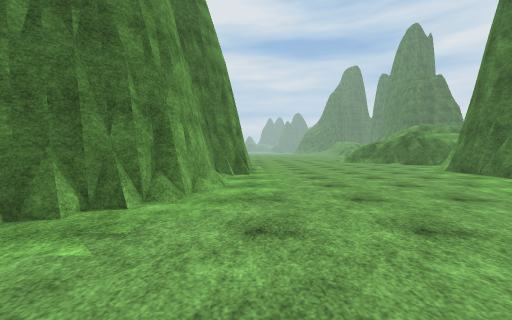
View 1 (above)

22 first-person views from a walk through a 3-D level made in the Unity game engine. The camera is 1.2 m above the floor, tilts 2° down and sees 90° across. The floor is counted in squares, 2 m on a side. Each view is taken from the middle of a square. On the plan, view 1 faces up. The plan holds only what a view shows up to about 9 squares ahead; the rest is blank. The place goes on beyond the plan. Some trees and plants on the terrain are drawn as simple stand-ins. The player is left out. Surface patterns are stand-ins for the level's own textures.

View 2
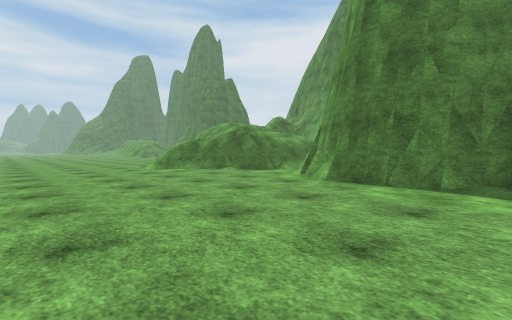

View 3
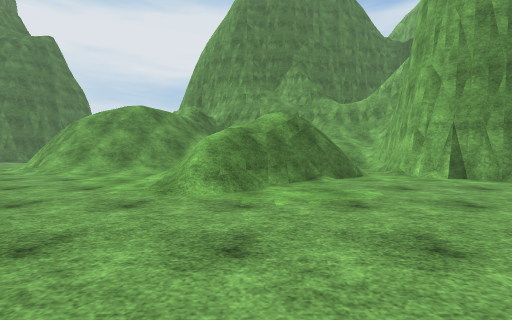

View 4
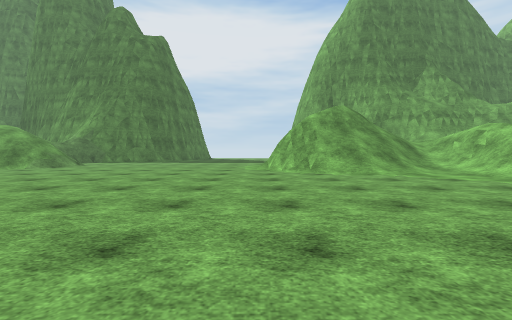

View 5
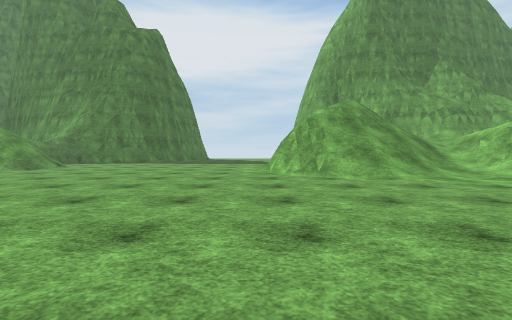

View 6
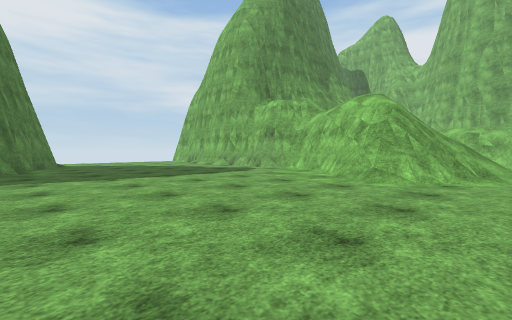

View 7
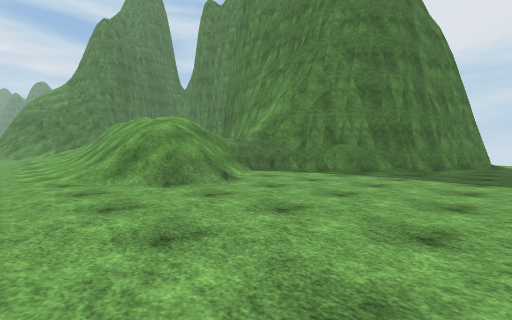

View 8
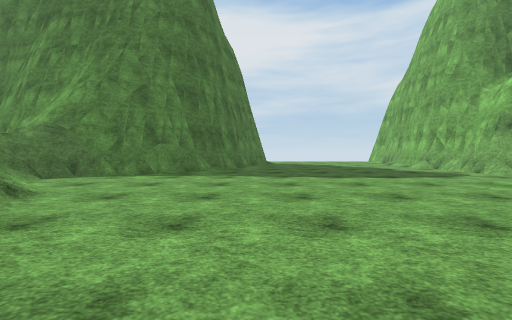

View 9
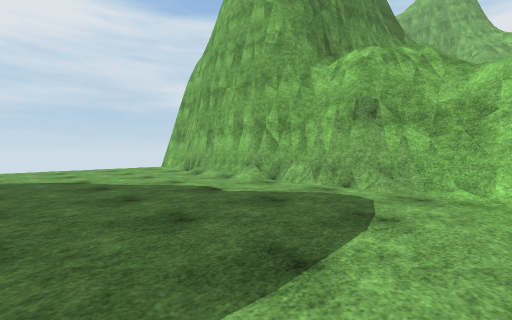

View 10
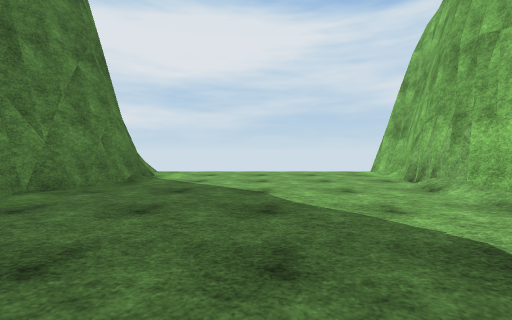

View 11
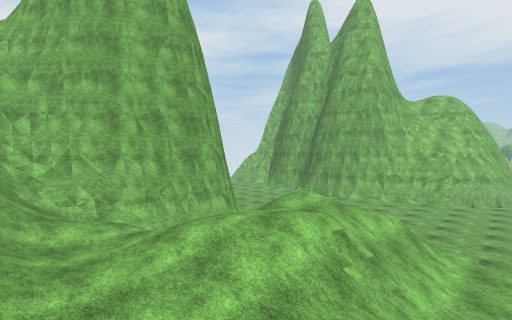

View 12
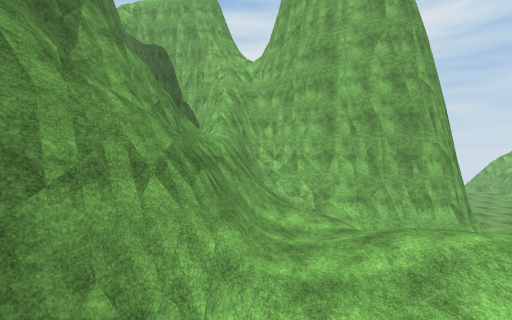

View 13
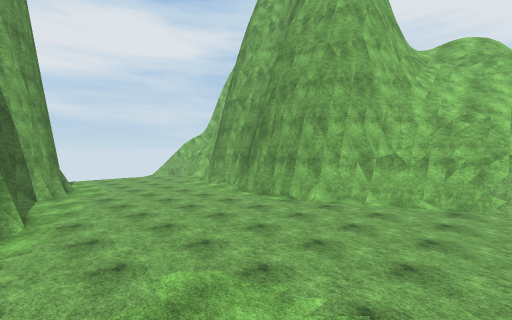

View 14
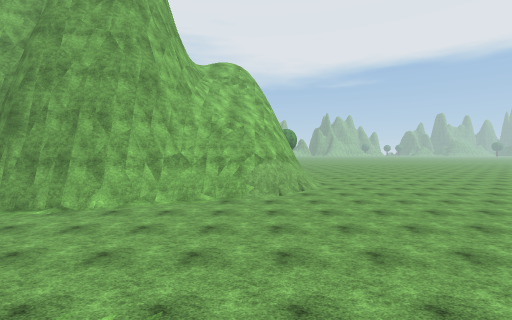

View 15
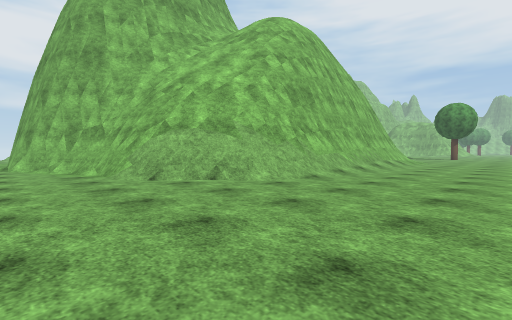

View 16
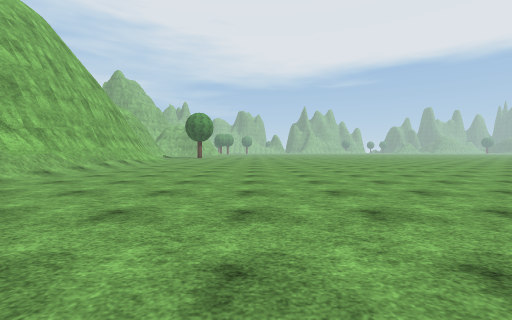

View 17
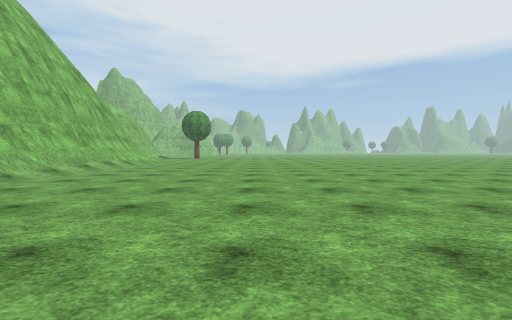

View 18
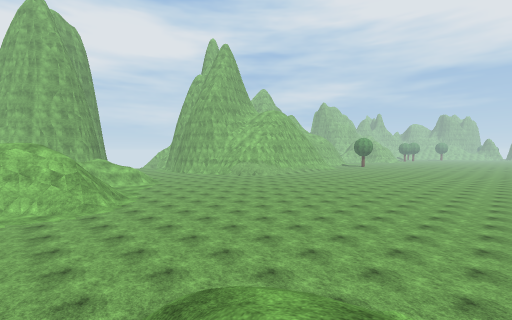

View 19
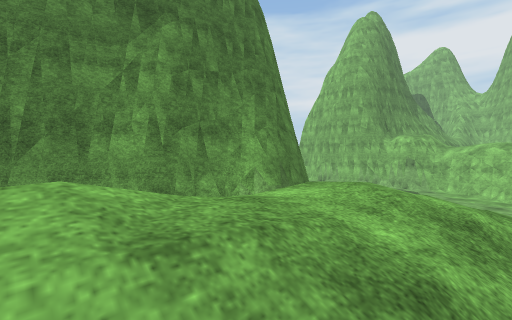

View 20
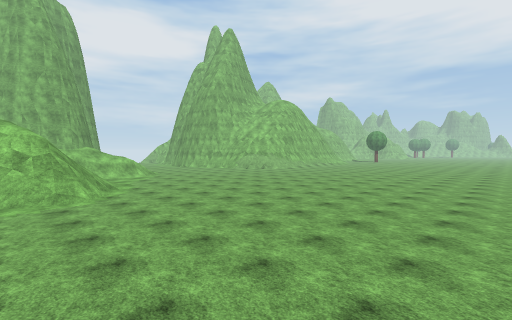

View 21
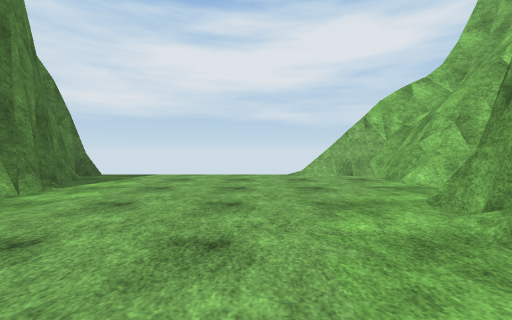

View 22
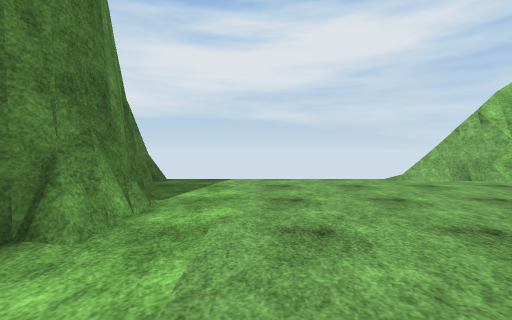

### Floor plan
Key: @ floor where view 1 was taken; # wall or solid block; . floor; / step, stairs or slope; = window, fence, low wall or low ledge; v drop or lower ground.
Columns run from 10 left of view 1 to 23 right of it. Each row starts with its distance up from view 1.
 34                   .////   v
 33                   .////   #
 32                   .////  ##
 31 ..        .........//////#
 30 ...       ........./////##
 29 ....     ...........///.##
 28 .....    ...........//...##
 27 ......    ................##
 26 .......    ................###
 25 ........    .................####
 24 .........    ....................
 23 ..........   ....................
 22 ........... .....................
 21 .......... ........./............
 20 ........... ......./##...........
 19 ..................//=###///####..
 18 ................../////###### ####
 17 //////............//// /=##
 16 #######............/// /=
 15      ###........//////  ##
 14        ##......////=////##
 13        ##....../=///////#
 12         #.......##/////=#
 11         ##.......#/  //=#
 10          #......../////=#
  9           .......####//##
  8           ......######/##
  7          #......#    ###
  6          #......#
  5          #......#
  4          #.....##
  3         ##.....#
  2         #......#
  1         #......#
  0         ##@....#
 -1          #     #

Positions as (right, up) in squares from view 1, and headings:
1: (0, 0), facing up
2: (1, 5), facing up-right
3: (1, 13), facing right
4: (1, 21), facing right
5: (2, 21), facing right
6: (8, 26), facing down-right
7: (8, 24), facing up-right
8: (8, 25), facing right
9: (13, 23), facing down-right
10: (15, 22), facing right
11: (13, 16), facing down-left
12: (13, 16), facing down
13: (6, 14), facing down-left
14: (6, 14), facing left
15: (0, 20), facing down-left
16: (0, 22), facing left
17: (-1, 22), facing left
18: (12, 31), facing down-left
19: (11, 34), facing down-right
20: (11, 29), facing down-left
21: (1, 6), facing down
22: (3, 5), facing down
